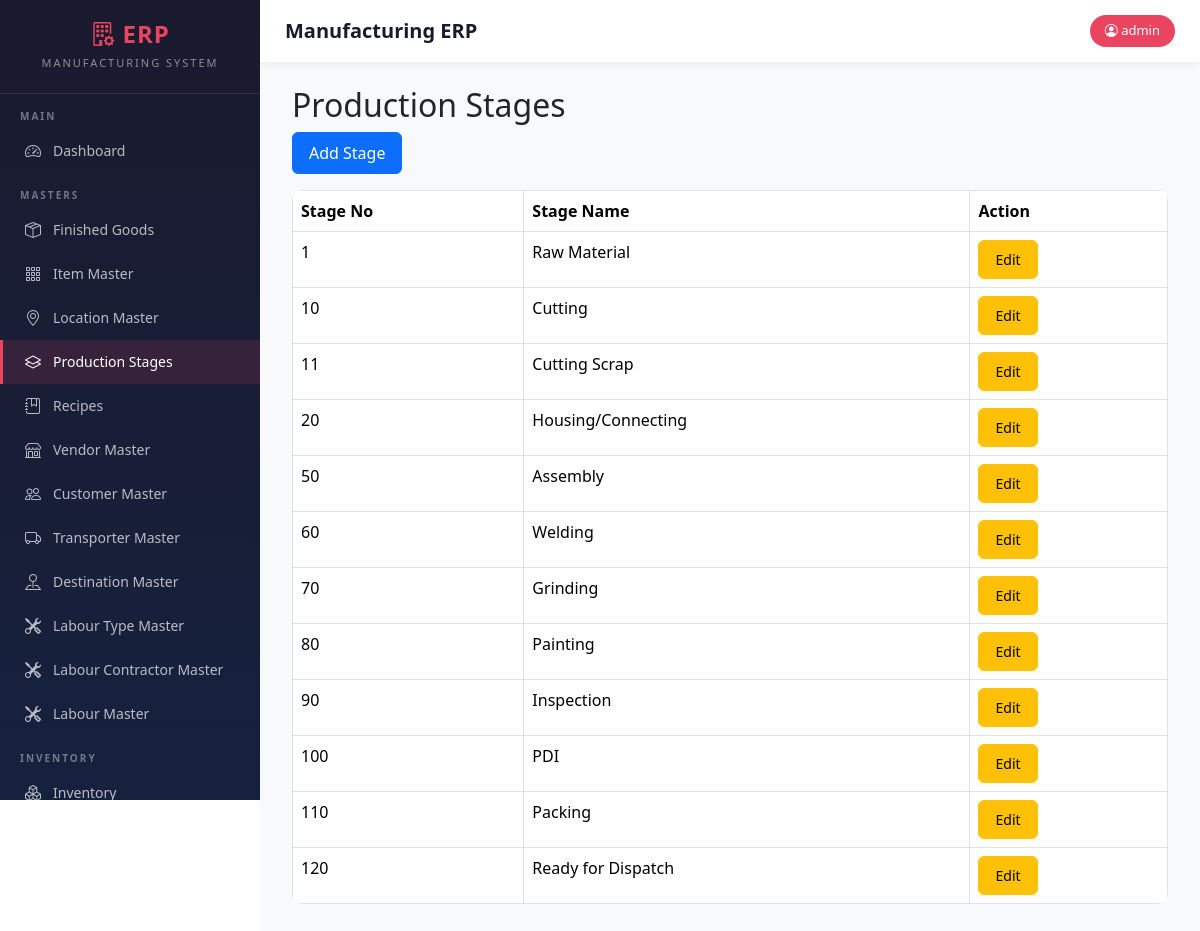
The page /production-stages (signed in) on the database as committed earlier.
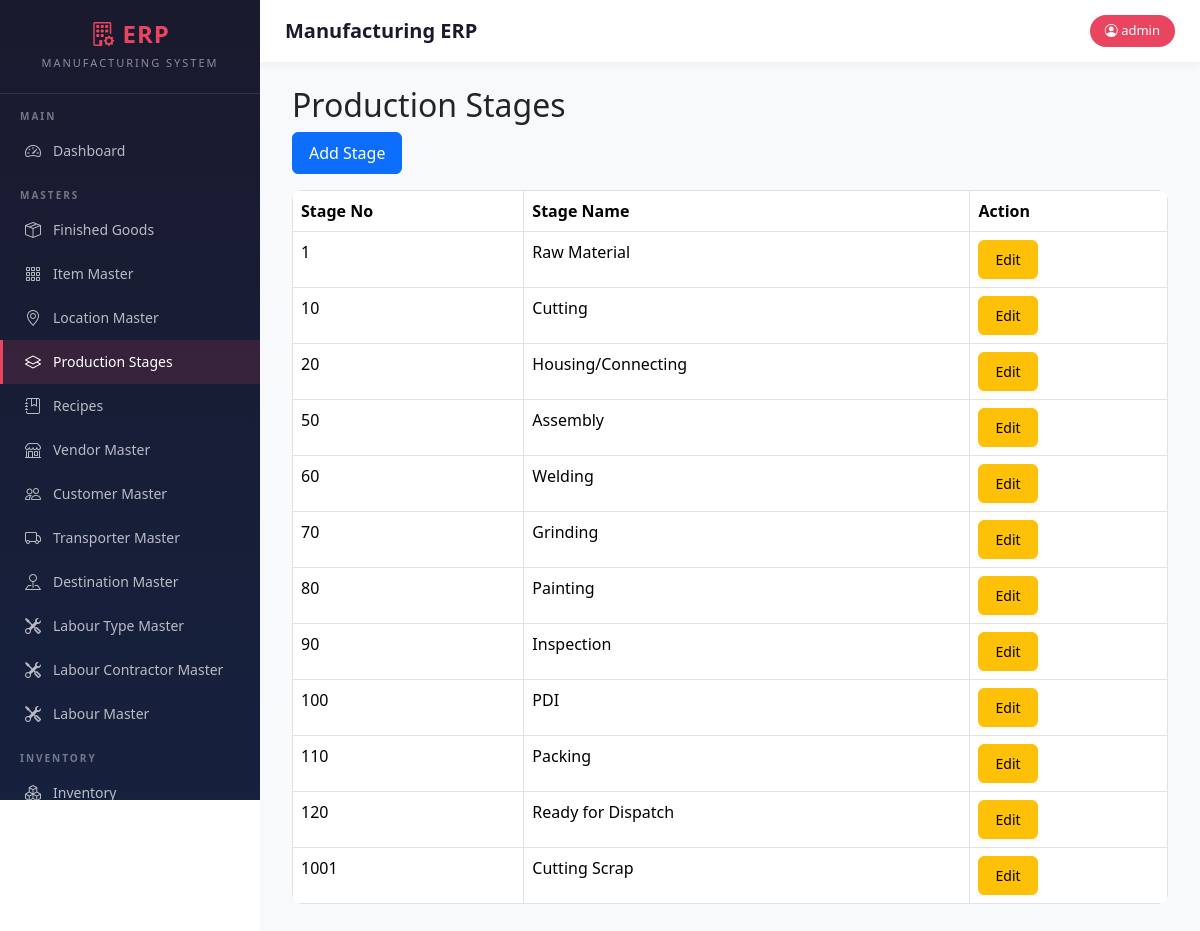
The same page on the database as committed later.
### models.py (models this page shows)
class ProductionStageMaster(db.Model):
    __tablename__ = "production_stage_master"
    id = db.Column(
        db.Integer,
        primary_key=True
    )
    stage_no = db.Column(
        db.Integer,
        nullable=False
    )
    stage_name = db.Column(
        db.String(100),
        nullable=False
    )
    active = db.Column(
        db.Boolean,
        default=True
    )

### blueprints/masters/routes.py (the view)
@masters_bp.route("/production-stages")
@login_required
def production_stages():
    stage_list = ProductionStageMaster.query.order_by(
        ProductionStageMaster.stage_no
    ).all()
    return render_template(
        "production_stages.html",
        stage_list=stage_list
    )

### app.py (called while the page is built)
@login_manager.user_loader
def load_user(user_id):
    return User.query.get(int(user_id))

### templates/production_stages.html
{% extends "base.html" %}
{% block content %}
<div class="container mt-4">
<h2>Production Stages</h2>
<a href="/production-stages/add"
   class="btn btn-primary mb-3">
Add Stage
</a>
<table class="table table-bordered">
<thead>
<tr>
<th>Stage No</th>
<th>Stage Name</th>
<th>Action</th>
</tr>
</thead>
<tbody>
{% for stage in stage_list %}
<tr>
<td>{{ stage.stage_no }}</td>
<td>{{ stage.stage_name }}</td>
<td>
<a href="/production-stages/edit/{{ stage.id }}"
   class="btn btn-warning btn-sm">
Edit
</a>
</td>
</tr>
{% endfor %}
</tbody>
</table>
</div>
{% endblock %}

Rows that differ between the two databases and show on the page:
changed ProductionStageMaster "Cutting Scrap": stage_no "11" → "1001"; moves down the list
